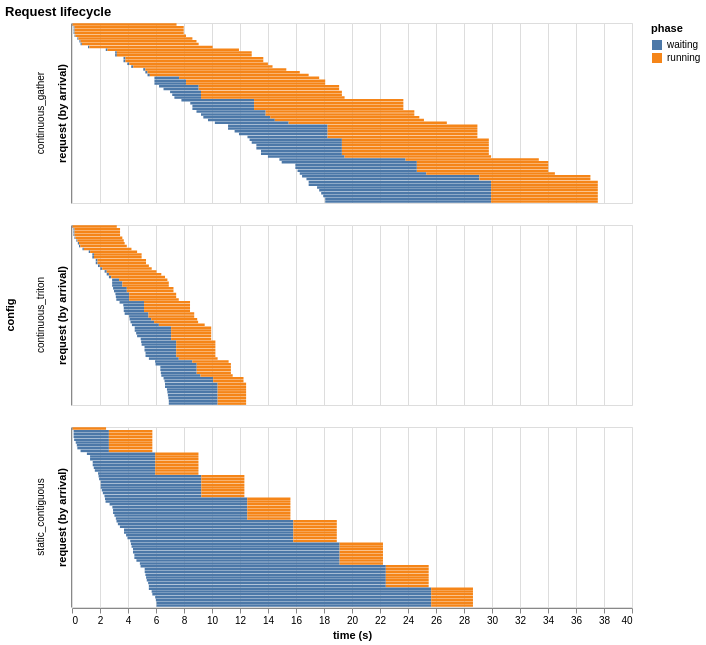

Write notebook code for a chart like this one.
### Code cell
if d:
    gantt = alt.Chart(e4s, width=560, height=180).mark_bar().encode(
        x=alt.X("start:Q", title="time (s)"), x2="end:Q",
        y=alt.Y("request:O", title="request (by arrival)", sort="ascending",
                axis=alt.Axis(labels=False, ticks=False)),
        color=alt.Color("phase:N", scale=alt.Scale(domain=["waiting", "running"])),
        row="config:N",
    ).properties(title="Request lifecycle")
    display(save(gantt, "e4_gantt"))
    summary = e4.groupby("config").ttft_s.quantile([0.5, 0.99]).unstack()
    summary.columns = ["ttft_p50_s", "ttft_p99_s"]
    display(summary)

### Figure 1 — Vega-Lite specification as saved in the notebook (floating-point values rounded to 4 significant figures; data arrays with more than 128 entries replaced by an {"elided": "..."} marker saying what was removed)
{"config": {"view": {"continuousWidth": 300, "continuousHeight": 300}}, "data": {"name": "data-7d0099cd0c72888ecf72386858304315"}, "mark": {"type": "bar"}, "encoding": {"color": {"field": "phase", "scale": {"domain": ["waiting", "running"]}, "type": "nominal"}, "row": {"field": "config", "type": "nominal"}, "x": {"field": "start", "title": "time (s)", "type": "quantitative"}, "x2": {"field": "end"}, "y": {"axis": {"labels": false, "ticks": false}, "field": "request", "sort": "ascending", "title": "request (by arrival)", "type": "ordinal"}}, "height": 180, "title": "Request lifecycle", "width": 560, "$schema": "https://vega.github.io/schema/vega-lite/v6.4.1.json", "datasets": {"data-7d0099cd0c72888ecf72386858304315": {"elided": "384 records"}}}
